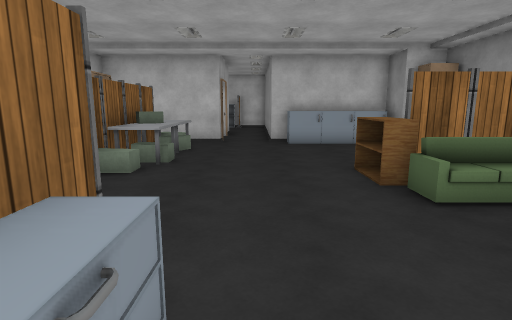
[1] (above)

17 first-person views from a walk through a scene from a Unity 3-D project. The camera is 1.5 m above the floor, tilts 10° down and sees 80° across. The floor is counted in squares, 1 m on a side. Each view is taken from the middle of a square. On the plan, view 1 faces up. The plan holds only what a view shows up to about 15 squares ahead; the rest is blank. The player is left out. Door leaves are left out, so doorways stand open. Some surface patterns are stand-ins.

[2]
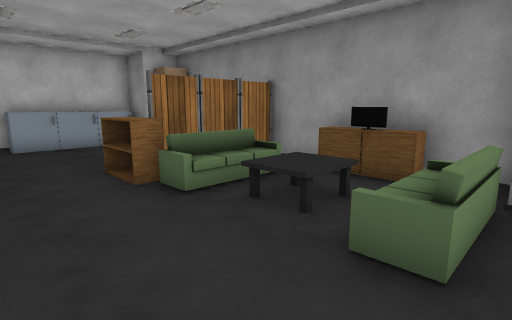

[3]
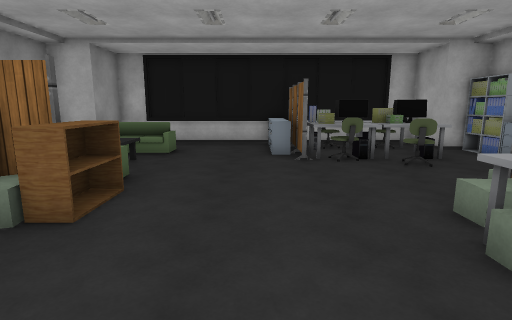

[4]
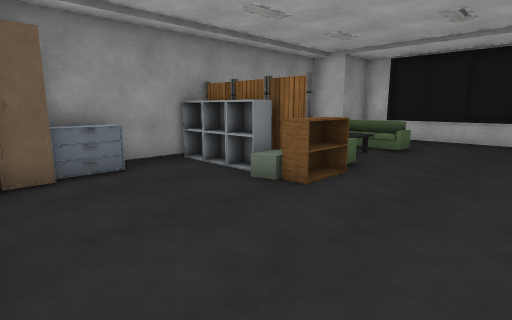

[5]
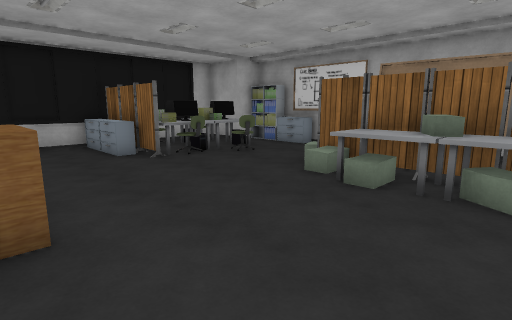

[6]
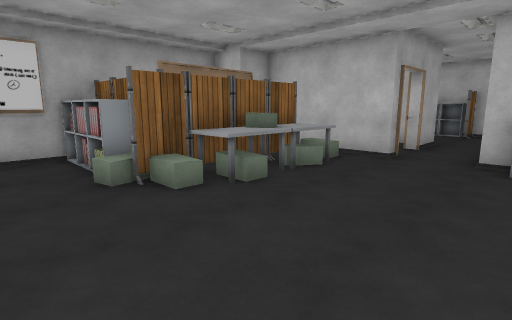

[7]
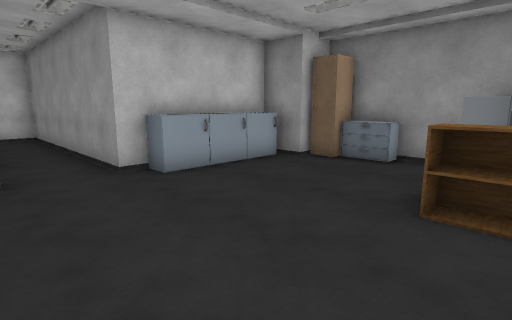

[8]
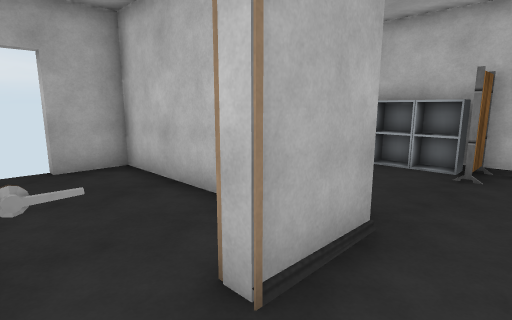

[9]
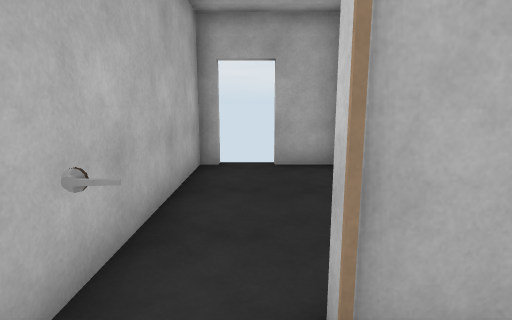

[10]
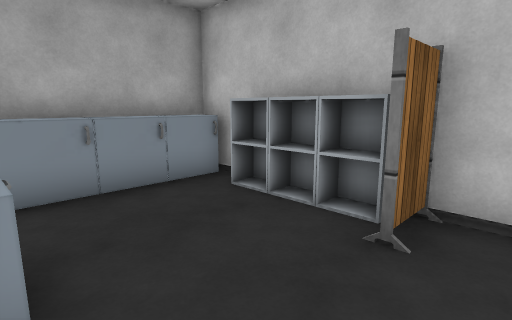

[11]
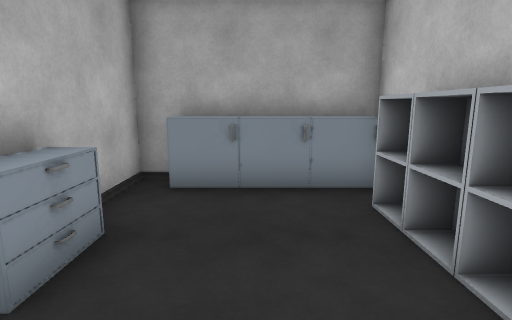

[12]
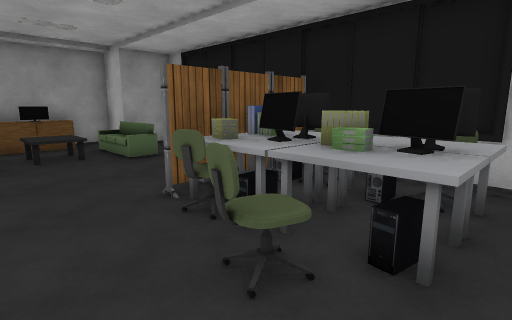

[13]
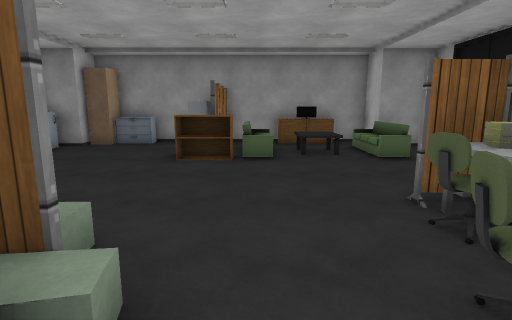

[14]
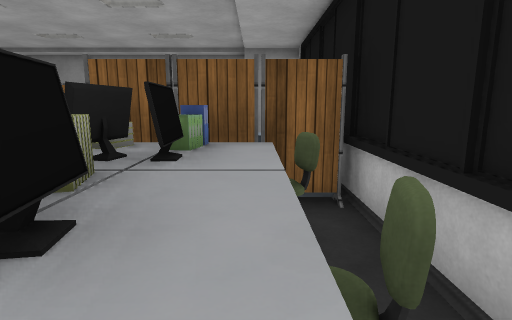

[15]
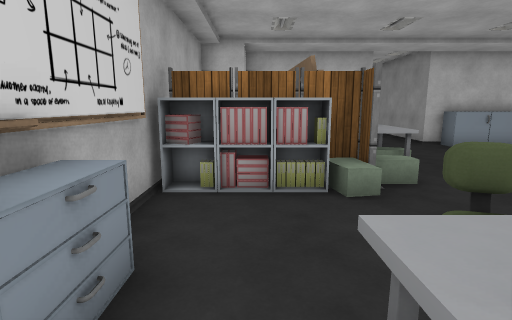

[16]
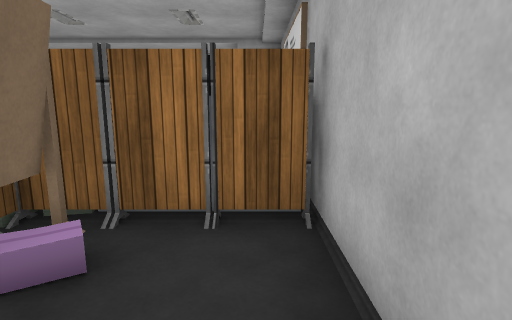

[17]
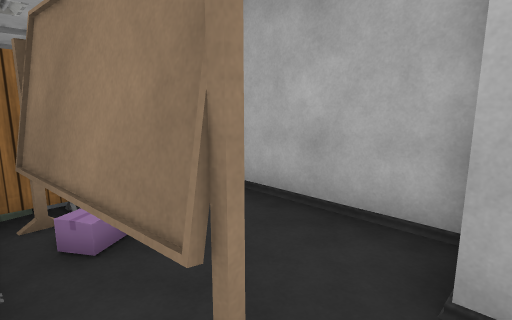

### Floor plan
Key: @ floor where view 1 was taken; # wall or solid block; x gap in a wall; . main floor; : floor 0.5 m higher than the main floor; + floor 1 m higher than the main floor; / step, stairs or slope; D open door; = window, fence, low wall or low ledge; ^ raised ledge; v drop or lower ground; O other object.
Columns run from 8 left of view 1 to 7 right of it. Each row starts with its distance up from view 1.
 23   ### ####
 22  #^#####.#
 21  #^ .....#
 20  #^ .....#
 19  #^......#
 18  #...^^..#
 17 #######..#
 16 #.....#..#
 15  .....DD.#
 14 x.....DD.#
 13  ######..#^^^^#
 12 ##...:....^^^x#
 11 #..#=+........##
 10 #..#=/........^^
  9 #..#v/.........#
  8 #..##/.........#
  7 #####/.....^OOO#
  6 ####O......^####
  5 #..........=O=##
  4 #............=^#
  3 #=..^......^^^^^
  2 ##.^^^^#......^#
  1 ##.x^#^^...===##
  0  #.^^^^^@.....##
 -1  #.#=##^......#
 -2  ##############

Where each view was taken, in squares from view 1:
view 1: 0 up, 0 right, facing up
view 2: 0 up, 0 right, facing up-right
view 3: 11 up, 0 right, facing down
view 4: 12 up, 1 left, facing down-right
view 5: 11 up, 3 right, facing down-left
view 6: 4 up, 2 right, facing up-left
view 7: 6 up, 2 left, facing up-right
view 8: 14 up, 0 right, facing up-left
view 9: 15 up, 0 right, facing left
view 10: 18 up, 0 right, facing up-left
view 11: 20 up, 0 right, facing left
view 12: 5 up, 6 left, facing down-right
view 13: 5 up, 6 left, facing right
view 14: 0 up, 6 left, facing right
view 15: 1 up, 6 left, facing up
view 16: 11 up, 7 left, facing down
view 17: 12 up, 4 left, facing down-left
